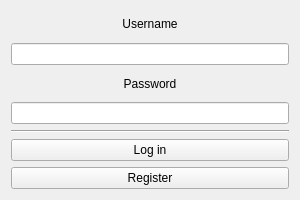
<?xml version="1.0" encoding="UTF-8"?>
<ui version="4.0">
 <class>LoginWidget</class>
 <widget class="QWidget" name="LoginWidget">
  <property name="geometry">
   <rect>
    <x>0</x>
    <y>0</y>
    <width>300</width>
    <height>200</height>
   </rect>
  </property>
  <property name="minimumSize">
   <size>
    <width>300</width>
    <height>200</height>
   </size>
  </property>
  <property name="maximumSize">
   <size>
    <width>300</width>
    <height>200</height>
   </size>
  </property>
  <property name="windowTitle">
   <string>Login</string>
  </property>
  <layout class="QVBoxLayout" name="verticalLayout">
   <item>
    <widget class="QLabel" name="usernameLabel">
     <property name="text">
      <string>Username</string>
     </property>
     <property name="alignment">
      <set>Qt::AlignCenter</set>
     </property>
    </widget>
   </item>
   <item>
    <widget class="QLineEdit" name="usernameBox"/>
   </item>
   <item>
    <widget class="QLabel" name="passwordLabel">
     <property name="text">
      <string>Password</string>
     </property>
     <property name="alignment">
      <set>Qt::AlignCenter</set>
     </property>
    </widget>
   </item>
   <item>
    <widget class="QLineEdit" name="passwordBox"/>
   </item>
   <item>
    <widget class="Line" name="line">
     <property name="orientation">
      <enum>Qt::Horizontal</enum>
     </property>
    </widget>
   </item>
   <item>
    <widget class="QPushButton" name="loginButton">
     <property name="text">
      <string>Log in</string>
     </property>
    </widget>
   </item>
   <item>
    <widget class="QPushButton" name="registerButton">
     <property name="text">
      <string>Register</string>
     </property>
    </widget>
   </item>
  </layout>
 </widget>
 <resources/>
 <connections/>
</ui>
